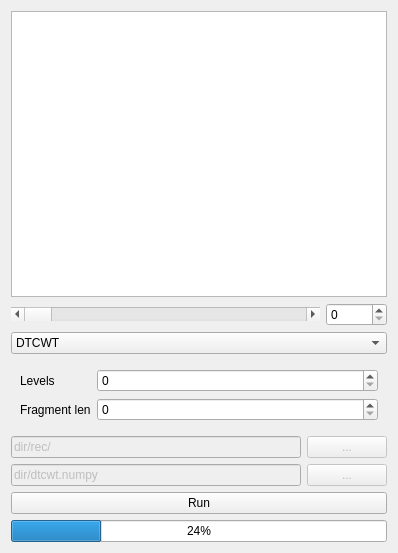
<?xml version="1.0" encoding="UTF-8"?>
<ui version="4.0">
 <class>Form</class>
 <widget class="QWidget" name="Form">
  <property name="geometry">
   <rect>
    <x>0</x>
    <y>0</y>
    <width>398</width>
    <height>553</height>
   </rect>
  </property>
  <property name="windowTitle">
   <string>Form</string>
  </property>
  <layout class="QGridLayout" name="gridLayout">
   <item row="0" column="0">
    <layout class="QVBoxLayout" name="verticalLayout_3">
     <item>
      <layout class="QVBoxLayout" name="verticalLayout_2">
       <item>
        <widget class="QGraphicsView" name="preview"/>
       </item>
       <item>
        <layout class="QHBoxLayout" name="horizontalLayout" stretch="1,0">
         <item>
          <widget class="QScrollBar" name="horizontalScrollBar">
           <property name="orientation">
            <enum>Qt::Horizontal</enum>
           </property>
           <property name="invertedAppearance">
            <bool>false</bool>
           </property>
           <property name="invertedControls">
            <bool>true</bool>
           </property>
          </widget>
         </item>
         <item>
          <widget class="QSpinBox" name="spinBox_3">
           <property name="wrapping">
            <bool>false</bool>
           </property>
           <property name="frame">
            <bool>true</bool>
           </property>
           <property name="alignment">
            <set>Qt::AlignLeading|Qt::AlignLeft|Qt::AlignVCenter</set>
           </property>
           <property name="buttonSymbols">
            <enum>QAbstractSpinBox::UpDownArrows</enum>
           </property>
           <property name="showGroupSeparator" stdset="0">
            <bool>false</bool>
           </property>
           <property name="maximum">
            <number>99999</number>
           </property>
          </widget>
         </item>
        </layout>
       </item>
      </layout>
     </item>
     <item>
      <layout class="QVBoxLayout" name="verticalLayout">
       <item>
        <widget class="QComboBox" name="comboBox">
         <item>
          <property name="text">
           <string>DTCWT</string>
          </property>
         </item>
         <item>
          <property name="text">
           <string>Fourier</string>
          </property>
         </item>
        </widget>
       </item>
       <item>
        <widget class="QWidget" name="widget" native="true">
         <layout class="QFormLayout" name="formLayout_2">
          <item row="0" column="0">
           <widget class="QLabel" name="levels_label">
            <property name="text">
             <string>Levels</string>
            </property>
           </widget>
          </item>
          <item row="0" column="1">
           <widget class="QSpinBox" name="levels_input"/>
          </item>
          <item row="1" column="0">
           <widget class="QLabel" name="fragment_len_label">
            <property name="text">
             <string>Fragment len</string>
            </property>
           </widget>
          </item>
          <item row="1" column="1">
           <widget class="QSpinBox" name="fragment_len_input"/>
          </item>
         </layout>
        </widget>
       </item>
       <item>
        <widget class="QWidget" name="widget_2" native="true">
         <layout class="QHBoxLayout" name="horizontalLayout_2">
          <property name="leftMargin">
           <number>0</number>
          </property>
          <property name="topMargin">
           <number>0</number>
          </property>
          <property name="rightMargin">
           <number>0</number>
          </property>
          <property name="bottomMargin">
           <number>0</number>
          </property>
          <item>
           <widget class="QLineEdit" name="from_path">
            <property name="enabled">
             <bool>false</bool>
            </property>
            <property name="text">
             <string>dir/rec/</string>
            </property>
           </widget>
          </item>
          <item>
           <widget class="QPushButton" name="pushButton_2">
            <property name="enabled">
             <bool>false</bool>
            </property>
            <property name="sizePolicy">
             <sizepolicy hsizetype="Fixed" vsizetype="Fixed">
              <horstretch>0</horstretch>
              <verstretch>0</verstretch>
             </sizepolicy>
            </property>
            <property name="text">
             <string>...</string>
            </property>
           </widget>
          </item>
         </layout>
        </widget>
       </item>
       <item>
        <widget class="QWidget" name="widget_3" native="true">
         <layout class="QHBoxLayout" name="horizontalLayout_3">
          <property name="leftMargin">
           <number>0</number>
          </property>
          <property name="topMargin">
           <number>0</number>
          </property>
          <property name="rightMargin">
           <number>0</number>
          </property>
          <property name="bottomMargin">
           <number>0</number>
          </property>
          <item>
           <widget class="QLineEdit" name="from_path_2">
            <property name="enabled">
             <bool>false</bool>
            </property>
            <property name="text">
             <string>dir/dtcwt.numpy</string>
            </property>
           </widget>
          </item>
          <item>
           <widget class="QPushButton" name="pushButton_3">
            <property name="enabled">
             <bool>false</bool>
            </property>
            <property name="sizePolicy">
             <sizepolicy hsizetype="Fixed" vsizetype="Fixed">
              <horstretch>0</horstretch>
              <verstretch>0</verstretch>
             </sizepolicy>
            </property>
            <property name="text">
             <string>...</string>
            </property>
           </widget>
          </item>
         </layout>
        </widget>
       </item>
       <item>
        <widget class="QPushButton" name="start_button">
         <property name="text">
          <string>Run</string>
         </property>
        </widget>
       </item>
       <item>
        <widget class="QProgressBar" name="progressBar">
         <property name="value">
          <number>24</number>
         </property>
        </widget>
       </item>
      </layout>
     </item>
    </layout>
   </item>
  </layout>
 </widget>
 <resources/>
 <connections/>
</ui>
